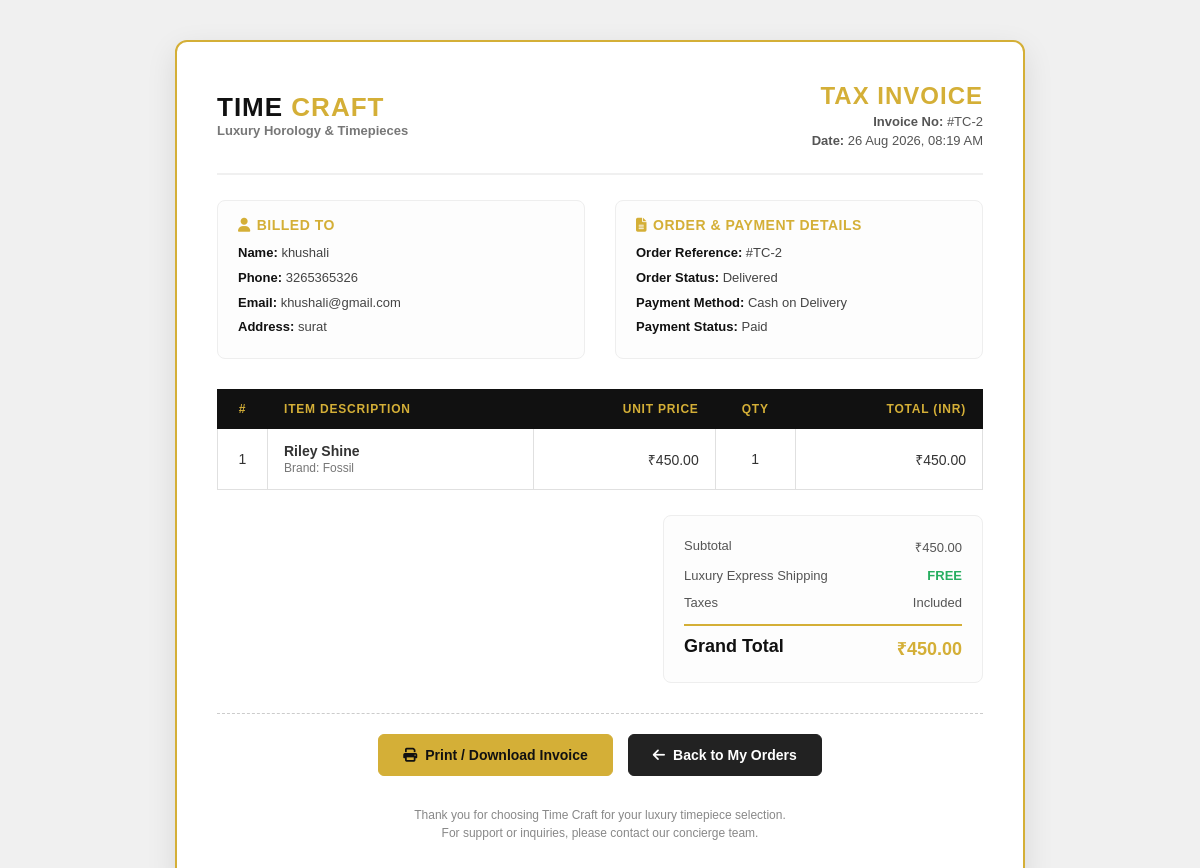
Page /invoice.php?id=2 on the committed database.
### tables this page shows
CREATE TABLE `order` (
  `id` int(10) NOT NULL,
  `customer_name` varchar(100) NOT NULL,
  `email` varchar(100) NOT NULL,
  `phone` varchar(20) NOT NULL,
  `address` text NOT NULL,
  `product_name` varchar(200) NOT NULL,
  `product_price` decimal(10,0) NOT NULL,
  `quantity` int(11) NOT NULL,
  `total_price` decimal(10,0) NOT NULL,
  `payment_method` varchar(50) NOT NULL,
  `order_status` varchar(50) NOT NULL,
  `order_date` timestamp NOT NULL DEFAULT CURRENT_TIMESTAMP ON UPDATE CURRENT_TIMESTAMP,
  `admin_deleted` tinyint(1) NOT NULL DEFAULT '0'
);

CREATE TABLE `product` (
  `id` int(11) NOT NULL,
  `product_name` varchar(100) NOT NULL,
  `brand` varchar(50) NOT NULL,
  `price` decimal(12,2) NOT NULL,
  `image` varchar(255) NOT NULL,
  `collection` varchar(255) NOT NULL,
  `stock` int(11) NOT NULL
);

### invoice.php (the view, shortened to what this page needs)
<?php
include("conn.php");
$order_id = intval($_GET['id']);
$query = mysqli_query($conn, "
    SELECT
        o.*,
        p.brand AS product_brand,
        p.image AS product_image
    FROM `order` AS o
    LEFT JOIN product AS p
        ON TRIM(LOWER(p.product_name)) = TRIM(LOWER(o.product_name))
    WHERE o.id = '$order_id'
    LIMIT 1
");
$order = mysqli_fetch_assoc($query);
$formatted_order_date = !empty($order['order_date']) ? date("d M Y, h:i A", strtotime($order['order_date'])) : 'N/A';
?>
<!DOCTYPE html>
<html lang="en">
<head>
    <link rel="stylesheet" href="https://cdnjs.cloudflare.com/ajax/libs/font-awesome/6.7.2/css/all.min.css">
</head>
<body>
<div class="invoice-card">
    <div class="invoice-header">
        <div class="brand-info">
            <div class="brand-title">
                <h1>TIME <span>CRAFT</span></h1>
                <p>Luxury Horology & Timepieces</p>
            </div>
        </div>
        <div class="invoice-title-block">
            <h2>Tax Invoice</h2>
            <p><strong>Invoice No:</strong> #TC-<?php echo htmlspecialchars($order['id']); ?></p>
            <p><strong>Date:</strong> <?php echo htmlspecialchars($formatted_order_date); ?></p>
        </div>
    </div>
    <div class="meta-grid">
        <div class="meta-box">
            <h3><i class="fa-solid fa-user"></i> Billed To</h3>
            <p><strong>Name:</strong> <?php echo htmlspecialchars($order['customer_name'] ?? 'Customer'); ?></p>
            <p><strong>Phone:</strong> <?php echo htmlspecialchars($order['phone'] ?? 'N/A'); ?></p>
            <p><strong>Email:</strong> <?php echo htmlspecialchars($order['email'] ?? 'N/A'); ?></p>
            <p><strong>Address:</strong> <?php echo nl2br(htmlspecialchars($order['address'] ?? 'N/A')); ?></p>
        </div>
        <div class="meta-box">
            <h3><i class="fa-solid fa-file-lines"></i> Order & Payment Details</h3>
            <p><strong>Order Reference:</strong> #TC-<?php echo htmlspecialchars($order['id']); ?></p>
            <p><strong>Order Status:</strong> <?php echo htmlspecialchars($order['order_status'] ?? 'Pending'); ?></p>
            <p><strong>Payment Method:</strong> <?php echo htmlspecialchars($order['payment_method'] ?? 'Cash On Delivery'); ?></p>
            <p><strong>Payment Status:</strong> <?php echo strtolower($order['order_status'] ?? '') === 'delivered' ? 'Paid' : 'Pay on Delivery'; ?></p>
        </div>
    </div>
    <table class="invoice-table">
        <thead>
            <tr>
                <th style="width: 50px;" class="text-center">#</th>
                <th>Item Description</th>
                <th class="text-right">Unit Price</th>
                <th class="text-center" style="width: 80px;">Qty</th>
                <th class="text-right">Total (INR)</th>
            </tr>
        </thead>
        <tbody>
            <tr>
                <td class="text-center">1</td>
                <td>
                    <strong><?php echo htmlspecialchars($order['product_name']); ?></strong>
                    <?php if (!empty($order['product_brand'])) { ?>
                        <br><span style="font-size: 12px; color: #777;">Brand: <?php echo htmlspecialchars($order['product_brand']); ?></span>
                    <?php } ?>
                </td>
                <td class="text-right">&#8377;<?php echo number_format((float)($order['product_price'] ?? 0), 2); ?></td>
                <td class="text-center"><?php echo intval($order['quantity'] ?? 1); ?></td>
                <td class="text-right">&#8377;<?php echo number_format((float)($order['total_price'] ?? 0), 2); ?></td>
            </tr>
        </tbody>
    </table>
    <div class="total-section">
        <div class="total-box">
            <div class="total-line">
                <span>Subtotal</span>
                <span>&#8377;<?php echo number_format((float)($order['total_price'] ?? 0), 2); ?></span>
            </div>
            <div class="total-line">
                <span>Luxury Express Shipping</span>
                <span style="color: #27ae60; font-weight: bold;">FREE</span>
            </div>
            <div class="total-line">
                <span>Taxes</span>
                <span>Included</span>
            </div>
            <div class="total-line grand">
                <span>Grand Total</span>
                <span class="amt">&#8377;<?php echo number_format((float)($order['total_price'] ?? 0), 2); ?></span>
            </div>
        </div>
    </div>
    <div class="invoice-actions">
        <button onclick="window.print()" class="inv-btn inv-btn-print">
            <i class="fa-solid fa-print"></i> Print / Download Invoice
        </button>
        <a href="my_order.php" class="inv-btn inv-btn-back">
            <i class="fa-solid fa-arrow-left"></i> Back to My Orders
        </a>
    </div>
    <div class="invoice-footer">
        <p>Thank you for choosing Time Craft for your luxury timepiece selection.</p>
        <p>For support or inquiries, please contact our concierge team.</p>
    </div>
</div>
</body>
</html>

### invoice.php (style rules this page uses)
* { margin: 0; padding: 0; box-sizing: border-box; font-family: Arial, "Segoe UI", sans-serif; }
body { background: #f0f0f0; padding: 40px 15px; color: #222; }
.invoice-card { max-width: 850px; margin: auto; background: #ffffff; border: 2px solid #d4af37; border-radius: 12px; padding: 40px; box-shadow: 0 10px 30px rgba(0,0,0,0.1); }
.invoice-header { display: flex; justify-content: space-between; align-items: center; border-bottom: 2px solid #f0f0f0; padding-bottom: 25px; margin-bottom: 25px; }
.brand-info { display: flex; align-items: center; gap: 15px; }
.brand-title h1 { font-size: 26px; font-weight: 800; color: #111; letter-spacing: 1px; }
.brand-title h1 span { color: #d4af37; }
.brand-title p { font-size: 13px; color: #777; font-weight: 600; }
.invoice-title-block { text-align: right; }
.invoice-title-block h2 { font-size: 24px; font-weight: 800; color: #d4af37; text-transform: uppercase; letter-spacing: 1px; }
.invoice-title-block p { font-size: 13px; color: #555; margin-top: 4px; }
.meta-grid { display: grid; grid-template-columns: 1fr 1fr; gap: 30px; margin-bottom: 30px; }
.meta-box { background: #fdfdfd; border: 1px solid #eee; border-radius: 8px; padding: 16px 20px; }
.meta-box h3 { font-size: 14px; font-weight: 700; text-transform: uppercase; color: #d4af37; margin-bottom: 10px; letter-spacing: 0.5px; display: flex; align-items: center; gap: 6px; }
.meta-box p { font-size: 13px; color: #444; line-height: 1.6; margin-bottom: 4px; }
.meta-box p strong { color: #111; }
table.invoice-table { width: 100%; border-collapse: collapse; margin-bottom: 25px; }
table.invoice-table th { background: #111; color: #d4af37; padding: 12px 16px; font-size: 12px; text-transform: uppercase; letter-spacing: 0.8px; text-align: left; border: 1px solid #111; }
table.invoice-table th.text-right { text-align: right; }
table.invoice-table th.text-center { text-align: center; }
table.invoice-table td { padding: 14px 16px; border: 1px solid #e0e0e0; font-size: 14px; color: #333; }
table.invoice-table td.text-right { text-align: right; }
table.invoice-table td.text-center { text-align: center; }
.total-section { display: flex; justify-content: flex-end; margin-bottom: 30px; }
.total-box { width: 320px; background: #fdfdfd; border: 1px solid #eee; border-radius: 8px; padding: 16px 20px; }
.total-line { display: flex; justify-content: space-between; padding: 6px 0; font-size: 13px; color: #555; }
.total-line.grand { border-top: 2px solid #d4af37; margin-top: 8px; padding-top: 10px; font-size: 18px; font-weight: 800; color: #111; }
.total-line.grand span.amt { color: #d4af37; }
.invoice-actions { text-align: center; padding-top: 20px; border-top: 1px dashed #ccc; display: flex; justify-content: center; gap: 15px; flex-wrap: wrap; }
.inv-btn { display: inline-flex; align-items: center; gap: 8px; padding: 12px 24px; border-radius: 6px; font-weight: 700; font-size: 14px; text-decoration: none; cursor: pointer; transition: 0.25s; }
.inv-btn-print { background: #d4af37; color: #111; border: 1px solid #d4af37; }
.inv-btn-back { background: #222; color: #fff; border: 1px solid #222; }
.invoice-footer { margin-top: 30px; text-align: center; color: #888; font-size: 12px; line-height: 1.5; }

### rows in the picture
order: id "2", order_date "26 Aug 2026, 08:19 AM", customer_name "khushali", phone "3265365326", email "khushali@gmail.com", address "surat", order_status "Delivered", payment_method "Cash on Delivery", product_name "Riley Shine", product.brand "Fossil", product_price "450.00", quantity "1", total_price "450.00"
